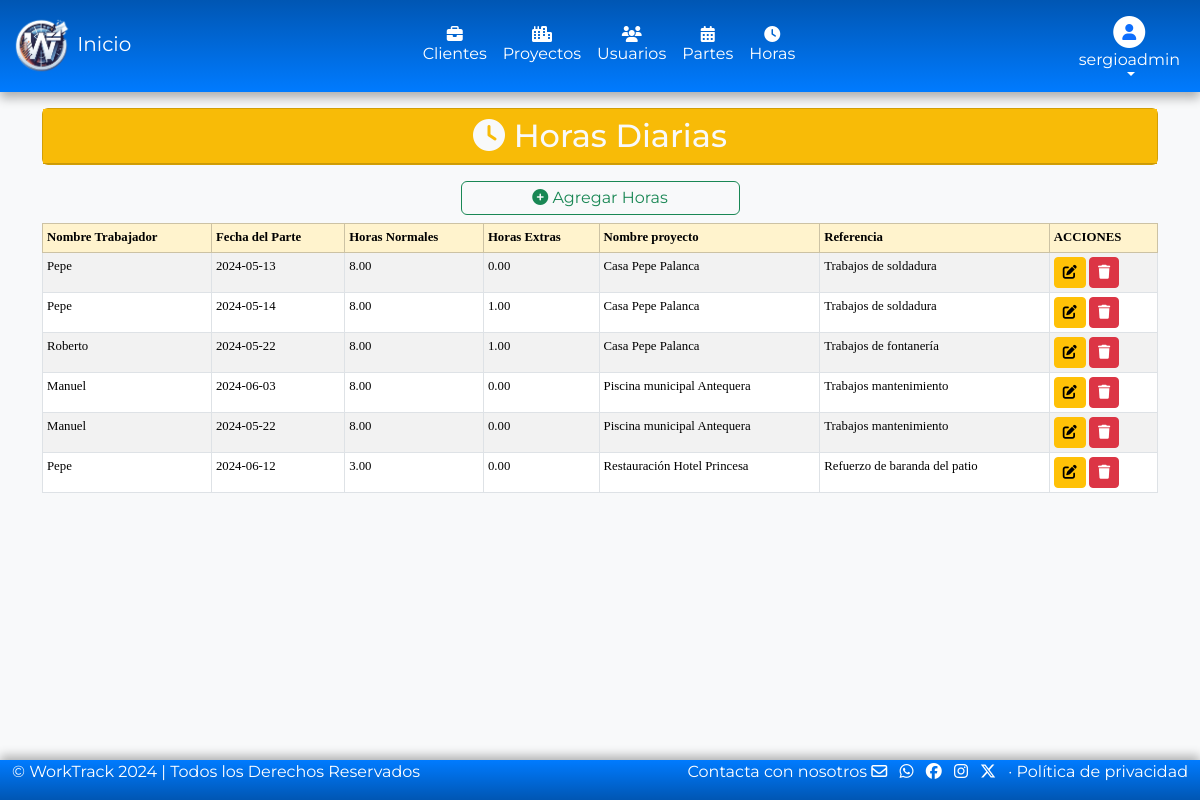
Screenshot of /models/horas/horas.php (signed in) with the database file from the repository.
### tables this page shows
CREATE TABLE `partesHoras` (
  `idParteHora` int(11) NOT NULL,
  `fecha` date DEFAULT NULL,
  `horasNormales` decimal(5,2) DEFAULT NULL,
  `horasExtras` decimal(5,2) DEFAULT NULL,
  `idParte` int(11) DEFAULT NULL,
  `idUsuario` int(11) DEFAULT NULL
);

CREATE TABLE `usuarios` (
  `idUsuario` int(11) NOT NULL,
  `usuario` varchar(50) NOT NULL,
  `password` varchar(100) NOT NULL,
  `nombre` varchar(50) DEFAULT NULL,
  `apellidos` varchar(100) DEFAULT NULL,
  `direccion` varchar(100) DEFAULT NULL,
  `telefono` varchar(9) DEFAULT NULL,
  `email` varchar(50) DEFAULT NULL,
  `idRol` int(5) NOT NULL
);

CREATE TABLE `proyectos` (
  `idProyecto` int(11) NOT NULL,
  `nombre` varchar(100) DEFAULT NULL,
  `lugar` varchar(100) DEFAULT NULL,
  `fechaInicio` date DEFAULT NULL,
  `fechaFin` date DEFAULT NULL,
  `idCliente` int(11) DEFAULT NULL
);

CREATE TABLE `partes` (
  `idParte` int(11) NOT NULL,
  `fechaInicio` date DEFAULT NULL,
  `fechaFin` date DEFAULT NULL,
  `totalHorasNormales` decimal(5,2) DEFAULT NULL,
  `totalHorasExtras` decimal(5,2) DEFAULT NULL,
  `horasViaje` decimal(5,2) DEFAULT NULL,
  `comentarios` text DEFAULT NULL,
  `idUsuario` int(11) DEFAULT NULL,
  `idProyecto` int(11) DEFAULT NULL
);

### models/horas/horas.php (the view, shortened to what this page needs)
<?php
require '../../config/conexion.php';
if ($_SESSION['rol'] == 1) {
    $consultaHora = $conexionbd->prepare("SELECT partesHoras.idParteHora, partesHoras.fecha, partesHoras.horasNormales, partesHoras.horasExtras, partes.idParte,
    usuarios.nombre AS nombreUsuario, proyectos.nombre AS nombreProyecto, partes.comentarios AS comentarioParte
    FROM partesHoras
    INNER JOIN partes ON partesHoras.idParte = partes.idParte
    INNER JOIN usuarios ON partesHoras.idUsuario = usuarios.idUsuario
    INNER JOIN proyectos ON partes.idProyecto = proyectos.idProyecto");
    $consultaHora->execute();
}
?>
<!DOCTYPE html>
<html lang="es">
<head>
    <link rel="stylesheet" href="../../assets/css/bootstrap.min.css">
    <link rel="stylesheet" href="../../assets/css/all.min.css">
</head>
<header>
    <?php
    if ($_SESSION['rol'] == 1) {
        require_once('../headerAdmin.php');
    } elseif ($_SESSION['rol'] == 2) {
        require_once('../headerUser.php');
    }
    ?>
</header>
<body>
    <div class="container py-3">
        <div class="card text-bg-warning mb-3">
            <span class="placeholder-wave col-12 placeholder-lg bg-warning">
                <h2 class="card-header text-center text-light"><i class="fa-solid fa-clock"></i> Horas Diarias</h2>
            </span>
        </div>
        <div class="d-grid col-3 mx-auto">
            <a href="#" class="btn btn-outline-success p-1" data-bs-toggle="modal" data-bs-target="#nuevoHoraModal"><i class="fa-solid fa-circle-plus"></i> Agregar Horas</a>
        </div>
        <div class="table-responsive-sm">
            <table class="table table-striped table-sm table-hover table-bordered mt-2" style="font-size: 0.8em;">
                <thead class="table-warning">
                    <tr>
                        <th>Nombre Trabajador</th>
                        <th>Fecha del Parte</th>
                        <th>Horas Normales</th>
                        <th>Horas Extras</th>
                        <th>Nombre proyecto</th>
                        <th>Referencia</th>
                        <th>ACCIONES</th>
                    </tr>
                </thead>
                <tbody class="table-secundary">
                    <?php while ($registro = $consultaHora->fetch(PDO::FETCH_ASSOC)) : ?>
                        <tr>
                            <td><?= $registro['nombreUsuario'] ?></td>
                            <td><?= $registro['fecha'] ?></td>
                            <td><?= $registro['horasNormales'] ?></td>
                            <td><?= $registro['horasExtras'] ?></td>
                            <td><?= $registro['nombreProyecto'] ?></td>
                            <td><?= $registro['comentarioParte'] ?></td>
                            <td>
                                <a href='#' class='btn btn-sm btn-warning' data-bs-toggle='modal' data-bs-target='#editarHoraModal' data-bs-id='<?= $registro['idParteHora'] ?>'>
                                    <i class='fa-solid fa-pen-to-square'></i>
                                </a>
                                <a href='#' class='btn btn-sm btn-danger' data-bs-toggle='modal' data-bs-target='#eliminarHoraModal' data-bs-id='<?= $registro['idParteHora'] ?>'>
                                    <i class='fa-solid fa-trash'></i>
                                </a>
                            </td>
                        </tr>
                    <?php endwhile; ?>
                </tbody>
            </table>
        </div>
    </div>
</body>
<footer>
    <?php
    require_once('../footer.php');
    ?>
</footer>
</html>

### models/headerAdmin.php (style rules this page uses)
body { font-family: 'Montserrat'; background-color: #f8f9fa; }
.table { font-family: 'Lucida Sans'; }

### rows the page displays
parteshoras: idUsuario.nombre "Pepe", fecha "2024-05-13", horasNormales "8.00", horasExtras "0.00", proyectos.nombre "Casa Pepe Palanca", idParte.comentarios "Trabajos de soldadura"
parteshoras: idUsuario.nombre "Pepe", fecha "2024-05-14", horasNormales "8.00", horasExtras "1.00", proyectos.nombre "Casa Pepe Palanca", idParte.comentarios "Trabajos de soldadura"
parteshoras: idUsuario.nombre "Roberto", fecha "2024-05-22", horasNormales "8.00", horasExtras "1.00", proyectos.nombre "Casa Pepe Palanca", idParte.comentarios "Trabajos de fontanería"
parteshoras: idUsuario.nombre "Manuel", fecha "2024-06-03", horasNormales "8.00", horasExtras "0.00", proyectos.nombre "Piscina municipal Antequera", idParte.comentarios "Trabajos mantenimiento"
parteshoras: idUsuario.nombre "Manuel", fecha "2024-05-22", horasNormales "8.00", horasExtras "0.00", proyectos.nombre "Piscina municipal Antequera", idParte.comentarios "Trabajos mantenimiento"
parteshoras: idUsuario.nombre "Pepe", fecha "2024-06-12", horasNormales "3.00", horasExtras "0.00", proyectos.nombre "Restauración Hotel Princesa", idParte.comentarios "Refuerzo de baranda del patio"

### other values shown
$_SESSION['usuario'] "sergioadmin"
